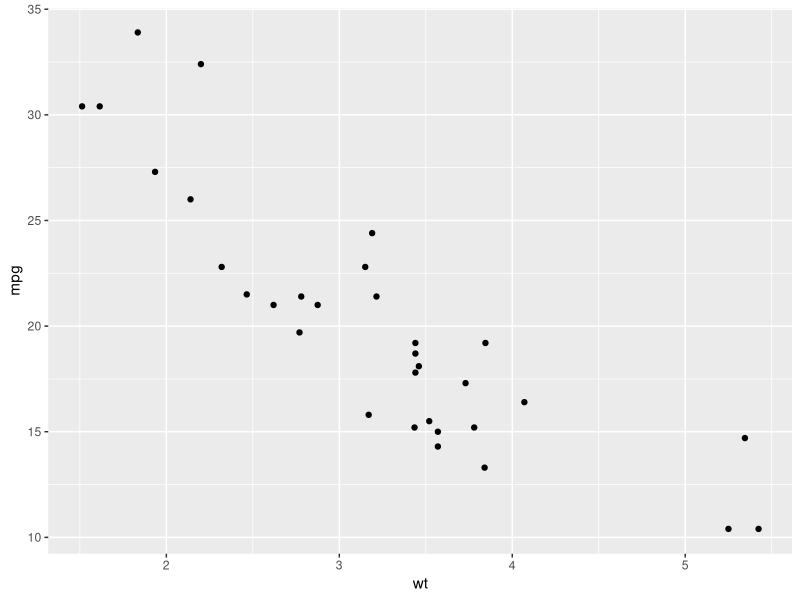
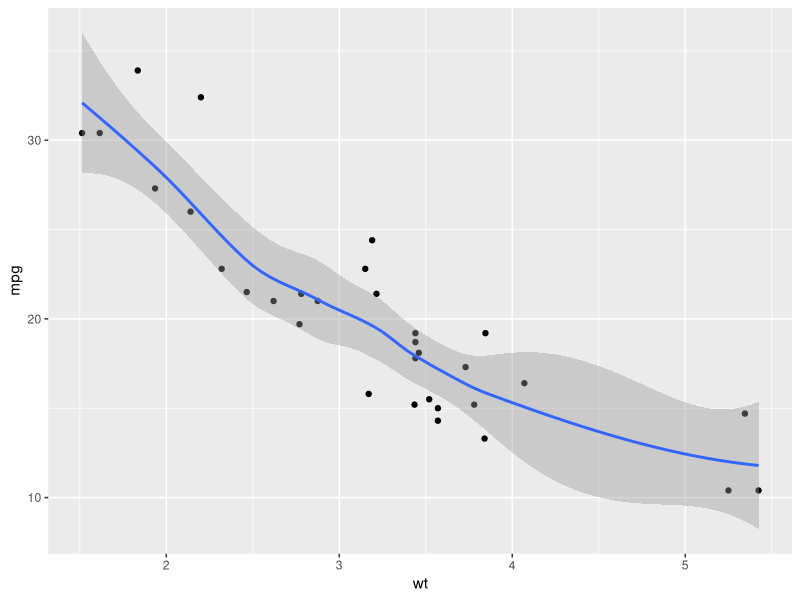
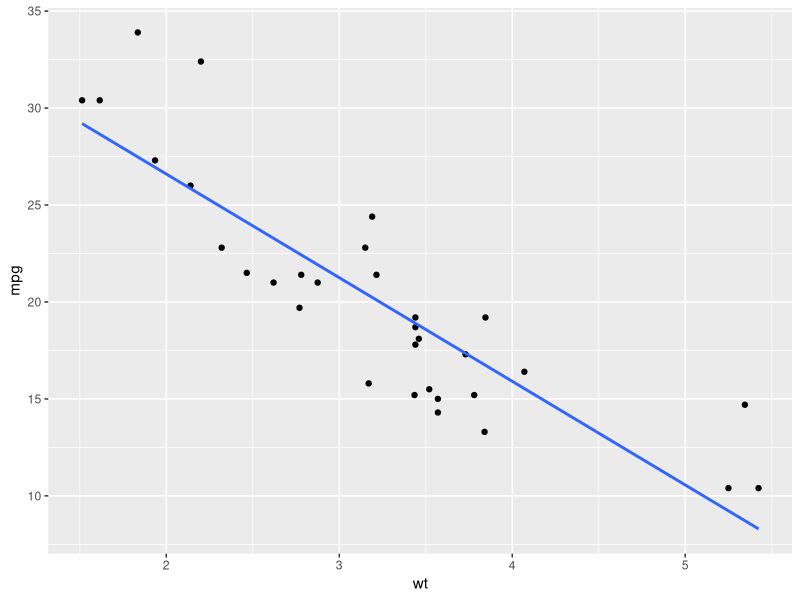
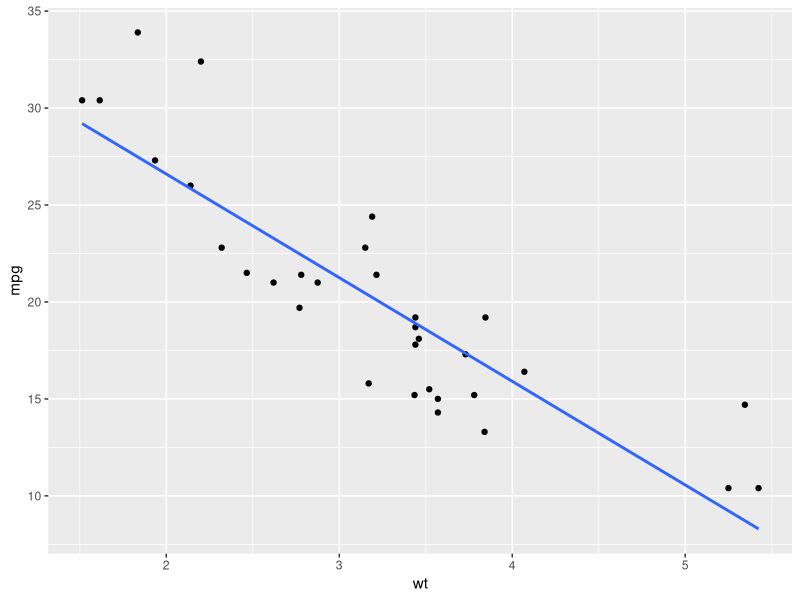
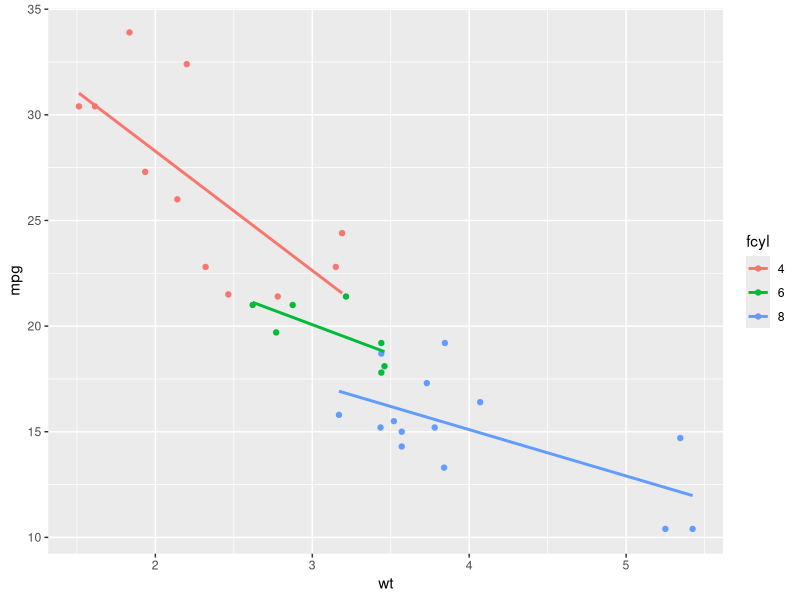
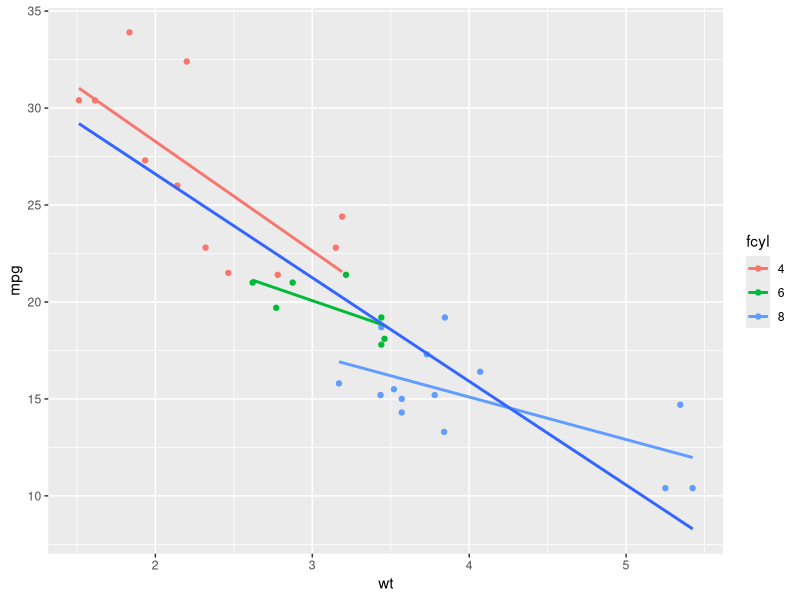
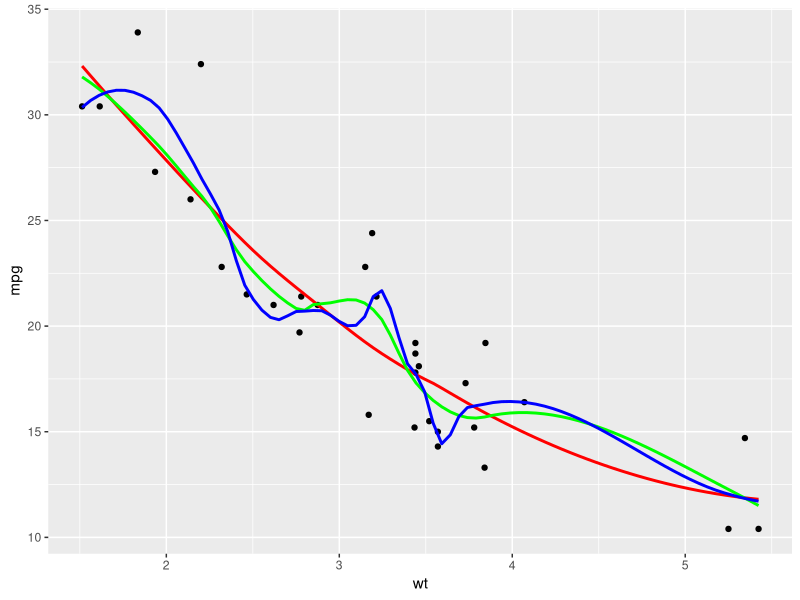
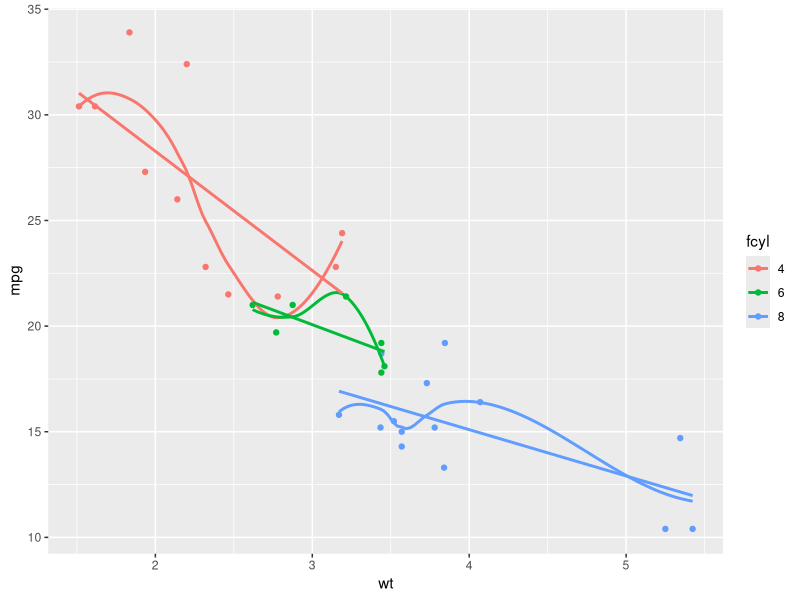

Write R code to recreate these figures, in order. (Note: this script raises an error after producing the figures.)
# 
# Title:    Intermediate Data Visualization with ggplot2
# Purpose:  Code for Statistics Layer section of Data Visualization
# Author:   Billy Caughey 
# Date:     2020.08.06 - Initial build 
#           2020.08.08 - Still learning
#

##### Libraries #####
library(tidyverse)

##### Smoothing #####

# View the structure of mtcars
str(mtcars)

# Using mtcars, draw of scatter plot of mpg vs wt
ggplot(mtcars, aes(x = wt, y = mpg)) +
    geom_point()

# Amend the plot to add a smooth layer
ggplot(mtcars, aes(x = wt, y = mpg)) +
    geom_point() +
    geom_smooth()

# Amend the plot. Use lin. reg. smoothing; turn off std err ribbon
ggplot(mtcars, aes(x = wt, y = mpg)) +
    geom_point() +
    geom_smooth(method = "lm", se = FALSE)

# Amend the plot. Swap geom_smooth() for stat_smooth()
ggplot(mtcars, aes(x = wt, y = mpg)) +
    geom_point() +
    stat_smooth(method = "lm", se = FALSE)

##### Grouping Variables #####

mtcars <- mtcars %>%
    mutate(fcyl = factor(cyl))

# Using mtcars, plot mpg vs. wt, colored by fcyl

ggplot(mtcars, aes(x = wt, y = mpg, color = fcyl)) +
    geom_point() +
    stat_smooth(method = "lm", se = F)

# Amend the plot to add antoher smooth layer with dummy grouping

ggplot(mtcars, aes(x = wt, y = mpg, color = fcyl)) +
    geom_point() +
    stat_smooth(method = "lm", se = F) +
    stat_smooth(aes(group = 1), method = "lm", se = F)

##### Modifying stat_smooth #####

# Explore the effect of span argument on the LOESS curve 

ggplot(mtcars, aes(x = wt, y = mpg)) +
    geom_point() +
    stat_smooth(color = "red", span = 0.9, se = F) +
    stat_smooth(color = "green", span = 0.6, se = F) +
    stat_smooth(color = "blue", span = 0.3, se = F)

# Amond the plot to color by fcyl

ggplot(mtcars, aes(x = wt, y = mpg, color = fcyl)) +
    geom_point() +
    stat_smooth(se = F) +
    stat_smooth(method = "lm", se = F)

# Compare Loess to LM over the whole set

ggplot(mtcars, aes(x = wt, y = mpg, color = fcyl)) +
    geom_point() +
    # Map color to dummy variable "All"
    stat_smooth(aes(color = "All"), se = FALSE) +
    # Note, group = 1 DOES NOT produce the same plot
    stat_smooth(method = "lm", se = FALSE)

##### Modifying stat_smooth (2) #####

library(car)

Vocab <- Vocab %>%
    mutate(year_group = ifelse(year >= 1974 & year <= 1995,
                               "[1974,1995]","(1995,2016]"),
           year_group = factor(year_group))

# Using Vocab, plot vocabulary vs. education, colored by year group
ggplot(Vocab, aes(x = education, y = vocabulary, color = year_group)) +
    # Add jittered points with transparency 0.25
    geom_jitter(alpha = 0.25) +
    # Add a smooth lin. reg. line (with ribbon)
    stat_smooth(method = "lm")

# mapp the fill color to year_group, set line size = 2
ggplot(Vocab, aes(x = education, y = vocabulary, color = year_group)) +
    # Add jittered points with transparency 0.25
    geom_jitter(alpha = 0.25) +
    # Add a smooth lin. reg. line (with ribbon)
    stat_smooth(aes(fill = year_group), size = 2, method = "lm")

##### Quantile #####

# Map the 5th, 50th, and 95th quantile

ggplot(Vocab, aes(x = education, y = vocabulary)) + 
    geom_jitter(alpha = 0.25) +
    stat_quantile(quantiles = c(0.05, 0.5, 0.95))

# Plot year_group 

ggplot(Vocab, aes(x = education, y = vocabulary, color = year_group)) + 
    geom_jitter(alpha = 0.25) +
    stat_quantile(quantiles = c(0.05, 0.5, 0.95))

##### Using stat_sum #####

# Run this, look at the plot, then update it
ggplot(Vocab, aes(x = education, y = vocabulary)) +
    # Replace this with a sum stat
    geom_jitter(alpha = 0.25)

# Run this, look at the plot, then update it
ggplot(Vocab, aes(x = education, y = vocabulary)) +
    # Replace this with a sum stat
    stat_sum(alpha = 0.25)

# Modify the size aesthetic with a appropriate scale function

ggplot(Vocab, aes(x = education, y = vocabulary)) +
    stat_sum(alpha = 0.25) +
    scale_size(rang = c(1,10))

# Inside stat_sum(), set size = ..prop..

ggplot(Vocab, aes(x = education, y = vocabulary)) +
    stat_sum(aes(size = ..prop..))

# Amend the plot to group by education

ggplot(Vocab, aes(x = education, y = vocabulary, group = education)) +
    stat_sum(aes(size = ..prop..))

##### Preparations #####

# Define position objects
# 1. Jitter with width 0.2
posn_j <- position_jitter(width = 0.2)

# 2. Dodge with width 0.1
posn_d <- position_dodge(width = 0.1)

# 3. Jitter-dodge with jitter.width 0.2 and dodge.width 0.1
posn_jd <- position_jitterdodge(jitter.width = 0.2, dodge.width =  0.1)

# Create the plot base: wt vs. fcyl, colored by fam
p_wt_vs_fcyl_by_fam <- ggplot(mtcars, aes(x = fcyl, y = wt, color = fam))

# Add a point layer
p_wt_vs_fcyl_by_fam +
    geom_point()

##### Using Position Objects #####

# Add jittering only
p_wt_vs_fcyl_by_fam +
    geom_point(position = posn_j)

# Add dodging only 
p_wt_vs_fcyl_by_fam +
    geom_point(position = posn_d)

# Add jittering and dodging only 
p_wt_vs_fcyl_by_fam +
    geom_point(position = posn_jd)

##### Plotting Variations #####

p_wt_vs_fcyl_by_fam_jit +
    # Add a summary stat of std deviation limits
    stat_summary(fun.data = mean_sdl, fun.args = list(mult = 1), position = posn_d) 

p_wt_vs_fcyl_by_fam_jit +
    # Add a summary stat of std deviation limits
    stat_summary(fun.data = mean_sdl, 
                 fun.args = list(mult = 1), 
                 position = posn_d,
                 geom = "errorbar") 

p_wt_vs_fcyl_by_fam_jit +
    # Add a summary stat of std deviation limits
    stat_summary(fun.data = mean_sdl, 
                 fun.args = list(mult = 1), 
                 position = posn_d,
                 geom = "errorbar") +
    stat_summary(fun.data = mean_cl_normal,
                 position = posn_d)

##### Coordinates #####

## Zooming In ##

# Run the code, view the plot, then update it
ggplot(mtcars, aes(x = wt, y = hp, color = fam)) +
    geom_point() +
    geom_smooth() +
# Add a continuous x scale from 3 to 6
    scale_x_continuous(limits = c(3, 6))

# Update the plot by adding a Cartesian coordinate system with x limits 

ggplot(mtcars, aes(x = wt, y = hp, color = fam)) +
    geom_point() +
    geom_smooth() +
    coord_cartesian(xlim = c(3,6))
    
## Aspect Ratio I: 1:1 Ratios ##

ggplot(iris, aes(x = Sepal.Length, y = Sepal.Width, color = Species)) +
    geom_jitter() +
    geom_smooth(method = "lm", se = FALSE) +
    # Fix the coordinate ratio
    coord_fixed()

## Aspect Ratio II: settings ratio ##

sun_plot +
    coord_fixed()

sun_plot +
    coord_fixed(ratio = 20)

## Expand and Clip ##

# Add cartesian coordinates with zero expansion, to remove all buffer margins on both the x and y axes

ggplot(mtcars, aes(wt, mpg)) +
    geom_point(size = 2) +
    # Add Cartesian coordinates with zero expansion
    coord_cartesian(expand = 0) +
    theme_classic()

# Set expand = 09, clip = "off", turn axis.line off

ggplot(mtcars, aes(wt, mpg)) +
    geom_point(size = 2) +
    # Turn clipping off
    coord_cartesian(expand = 0, clip = "off") +
    theme_classic() +
    # Remove axis lines
    theme(axis.line = element_blank())

## Log-transforming scales ##

# Produce a scatter plot of brainwt vs. bodywt
ggplot(msleep, aes(x = bodywt, y = brainwt)) +
    geom_point() +
    ggtitle("Raw Values")

# Add scale_*_*() functions
ggplot(msleep, aes(bodywt, brainwt)) +
    geom_point() +
    scale_x_log10() +
    scale_y_log10() +
    ggtitle("Scale_ functions")

# Perform a log10 coordinate system transformation
ggplot(msleep, aes(bodywt, brainwt)) +
    geom_point() +
    coord_trans(x = "log10", y = "log10")

## Adding stats to transformed scales ##

# Plot with a scale_*_*() function:
ggplot(msleep, aes(bodywt, brainwt)) +
    geom_point() +
    geom_smooth(method = "lm", se = FALSE) +
    # Add a log10 x scale
    scale_x_log10() +
    # Add a log10 y scale
    scale_y_log10() +
    ggtitle("Scale functions")

# Plot with transformed coordinates
ggplot(msleep, aes(bodywt, brainwt)) +
    geom_point() +
    geom_smooth(method = "lm", se = FALSE) +
    # Add a log10 coordinate transformation for x and y axes
    coord_trans(x = "log10", y = "log10")

# Notice that if I change transform after smooth and not scale, the trend line is loopy!

## Useful double axes ##

# Using airquality, plot Temp vs. Date
ggplot(airquality, aes(x = Date, y = Temp)) +
    # Add a line layer
    geom_line() +
    labs(x = "Date (1973)", y = "Fahrenheit")

# Define breaks (Fahrenheit)
y_breaks <- c(59, 68, 77, 86, 95, 104)

# Convert y_breaks from Fahrenheit to Celsius
y_labels <- (y_breaks - 32) * (5/9)

# Create a secondary x-axis
secondary_y_axis <- sec_axis(
    # Use identity transformation
    trans = identity,
    name = "Celsius",
    # Define breaks and labels as above
    breaks = y_breaks,
    labels = y_labels
)

# Examine the object
secondary_y_axis

# From previous step
y_breaks <- c(59, 68, 77, 86, 95, 104)
y_labels <- (y_breaks - 32) * 5 / 9
secondary_y_axis <- sec_axis(
    trans = identity,
    name = "Celsius",
    breaks = y_breaks,
    labels = y_labels
)

# Update the plot
ggplot(airquality, aes(Date, Temp)) +
    geom_line() +
    # Add the secondary y-axis 
    scale_y_continuous(sec.axis = secondary_y_axis) +
    labs(x = "Date (1973)", y = "Fahrenheit")

## Flipping Axes II ##

# Plot fcyl bars, filled by fam
ggplot(mtcars, aes(fcyl, fill = fam)) +
    # Place bars side by side
    geom_bar(position = "dodge")

# apply coord_flip()

# Plot fcyl bars, filled by fam
ggplot(mtcars, aes(fcyl, fill = fam)) +
    # Place bars side by side
    geom_bar(position = "dodge") +
    coord_flip()

# partially overlapping bars 

ggplot(mtcars, aes(fcyl, fill = fam)) +
    # Set a dodge width of 0.5 for partially overlapping bars
    geom_bar(position = position_dodge(width = 0.5)) +
    coord_flip()

## Flipping axes II ##

# Plot of wt vs. car
ggplot(mtcars, aes(x = car, y = wt)) +
    # Add a point layer
    geom_point() +
    labs(x = "car", y = "weight")

# Flip the axes to set car to the y axis
ggplot(mtcars, aes(car, wt)) +
    geom_point() +
    labs(x = "car", y = "weight") +
    coord_flip()

## Pie Charts ##

# Run the code, view the plot, then update it
ggplot(mtcars, aes(x = 1, fill = fcyl)) +
    geom_bar() +
    # Add a polar coordinate system
    coord_polar(theta = "y")


ggplot(mtcars, aes(x = 1, fill = fcyl)) +
    # Reduce the bar width to 0.1
    geom_bar(width = 0.1) +
    coord_polar(theta = "y") +
    # Add a continuous x scale from 0.5 to 1.5
    scale_x_continuous(limits = c(0.5, 1.5))

## Wind rose plots ##

# Using wind, plot wd filled by ws
ggplot(wind, aes(x = wd, fill = ws)) +
    # Add a bar layer with width 1
    geom_bar(width = 1)

# Convert to polar coordinates:
ggplot(wind, aes(wd, fill = ws)) +
    geom_bar(width = 1) +
    coord_polar(start = -pi/16)

##### Facets #####

## Facet layer basics ##

ggplot(mtcars, aes(wt, mpg)) + 
    geom_point() +
    # Facet rows by am
    facet_grid(rows = vars(am), cols = vars(cyl))

## Many Variables ##

# See the interaction column
mtcars$fcyl_fam

# Color the points by fcyl_fam
ggplot(mtcars, aes(x = wt, y = mpg, color = fcyl_fam)) +
    geom_point() +
    # Use a paired color palette
    scale_color_brewer(palette = "Paired")

# Update the plot to map disp to size
ggplot(mtcars, aes(x = wt, y = mpg, color = fcyl_fam, size = disp)) +
    geom_point() +
    scale_color_brewer(palette = "Paired")

# Update the plot
ggplot(mtcars, aes(x = wt, y = mpg, color = fcyl_fam, size = disp)) +
    geom_point() +
    scale_color_brewer(palette = "Paired") +
    # Grid facet on gear and vs
    facet_grid(rows = vars(gear), cols = vars(vs))

# Formula Notation 

ggplot(mtcars, aes(wt, mpg)) + 
    geom_point() +
    # Facet rows by am using formula notation
    facet_grid(am ~ .)

ggplot(mtcars, aes(wt, mpg)) + 
    geom_point() +
    # Facet rows by am using formula notation
    facet_grid(. ~ cyl)

ggplot(mtcars, aes(wt, mpg)) + 
    geom_point() +
    # Facet rows by am and columns by cyl using formula notation
    facet_grid(am ~ cyl)














